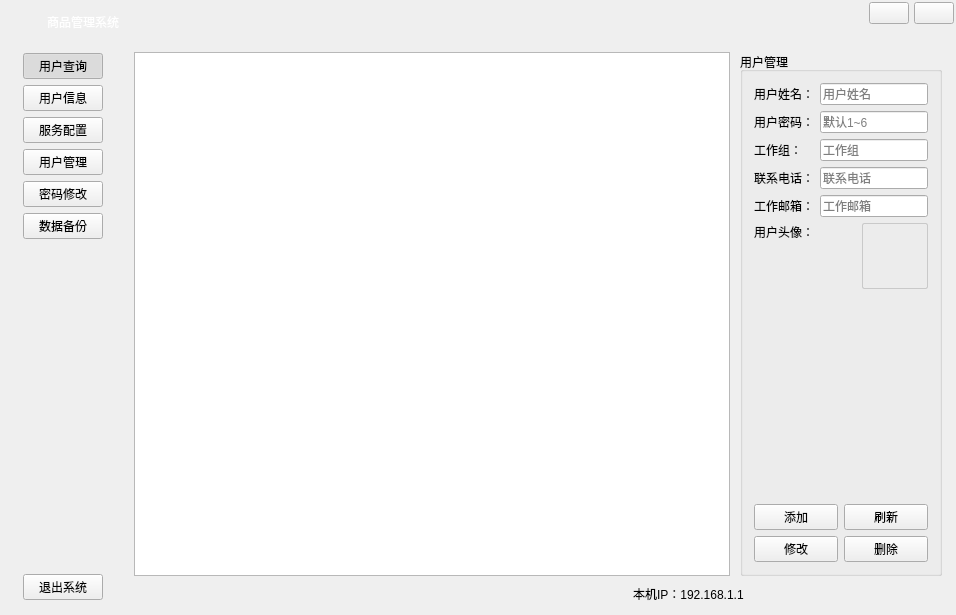
<?xml version="1.0" encoding="UTF-8"?>
<ui version="4.0">
 <class>MainWindow</class>
 <widget class="QWidget" name="MainWindow">
  <property name="geometry">
   <rect>
    <x>0</x>
    <y>0</y>
    <width>956</width>
    <height>615</height>
   </rect>
  </property>
  <property name="windowTitle">
   <string>局域网通信管理系统</string>
  </property>
  <property name="windowIcon">
   <iconset resource="images.qrc">
    <normaloff>:/resource/images/ic_app.png</normaloff>:/resource/images/ic_app.png</iconset>
  </property>
  <property name="styleSheet">
   <string notr="true"/>
  </property>
  <layout class="QVBoxLayout" name="verticalLayout">
   <property name="spacing">
    <number>0</number>
   </property>
   <property name="leftMargin">
    <number>2</number>
   </property>
   <property name="topMargin">
    <number>2</number>
   </property>
   <property name="rightMargin">
    <number>2</number>
   </property>
   <property name="bottomMargin">
    <number>2</number>
   </property>
   <item>
    <widget class="QWidget" name="widgetWinTitle" native="true">
     <property name="minimumSize">
      <size>
       <width>0</width>
       <height>40</height>
      </size>
     </property>
     <property name="maximumSize">
      <size>
       <width>16777215</width>
       <height>40</height>
      </size>
     </property>
     <layout class="QHBoxLayout" name="horizontalLayout_2" stretch="0,1,0,0">
      <property name="spacing">
       <number>5</number>
      </property>
      <property name="leftMargin">
       <number>10</number>
      </property>
      <property name="topMargin">
       <number>0</number>
      </property>
      <property name="rightMargin">
       <number>0</number>
      </property>
      <property name="bottomMargin">
       <number>0</number>
      </property>
      <item>
       <widget class="QLabel" name="labelWinIcon">
        <property name="minimumSize">
         <size>
          <width>30</width>
          <height>30</height>
         </size>
        </property>
        <property name="maximumSize">
         <size>
          <width>50</width>
          <height>50</height>
         </size>
        </property>
        <property name="text">
         <string/>
        </property>
        <property name="pixmap">
         <pixmap resource="images.qrc">:/resource/images/ic_app.png</pixmap>
        </property>
       </widget>
      </item>
      <item>
       <widget class="QLabel" name="labelWinTitle">
        <property name="styleSheet">
         <string notr="true">color: #FFFFFF;</string>
        </property>
        <property name="text">
         <string>商品管理系统</string>
        </property>
       </widget>
      </item>
      <item alignment="Qt::AlignTop">
       <widget class="QPushButton" name="btnWinMin">
        <property name="focusPolicy">
         <enum>Qt::NoFocus</enum>
        </property>
        <property name="text">
         <string/>
        </property>
        <property name="icon">
         <iconset resource="images.qrc">
          <normaloff>:/resource/common/ic_min.png</normaloff>:/resource/common/ic_min.png</iconset>
        </property>
       </widget>
      </item>
      <item alignment="Qt::AlignTop">
       <widget class="QPushButton" name="btnWinClose">
        <property name="focusPolicy">
         <enum>Qt::NoFocus</enum>
        </property>
        <property name="text">
         <string/>
        </property>
        <property name="icon">
         <iconset resource="images.qrc">
          <normaloff>:/resource/common/ic_close_white.png</normaloff>:/resource/common/ic_close_white.png</iconset>
        </property>
       </widget>
      </item>
     </layout>
    </widget>
   </item>
   <item>
    <widget class="QWidget" name="widgetBody" native="true">
     <layout class="QHBoxLayout" name="horizontalLayout">
      <property name="spacing">
       <number>0</number>
      </property>
      <property name="leftMargin">
       <number>0</number>
      </property>
      <property name="topMargin">
       <number>0</number>
      </property>
      <property name="rightMargin">
       <number>0</number>
      </property>
      <property name="bottomMargin">
       <number>0</number>
      </property>
      <item>
       <widget class="QStackedWidget" name="stackedWidgetMain">
        <property name="currentIndex">
         <number>1</number>
        </property>
        <widget class="QWidget" name="LoginWidget">
         <widget class="QWidget" name="widgetUser" native="true">
          <property name="geometry">
           <rect>
            <x>600</x>
            <y>160</y>
            <width>282</width>
            <height>147</height>
           </rect>
          </property>
          <property name="minimumSize">
           <size>
            <width>282</width>
            <height>147</height>
           </size>
          </property>
          <property name="maximumSize">
           <size>
            <width>282</width>
            <height>147</height>
           </size>
          </property>
          <widget class="QPushButton" name="btnExit">
           <property name="geometry">
            <rect>
             <x>36</x>
             <y>109</y>
             <width>75</width>
             <height>23</height>
            </rect>
           </property>
           <property name="focusPolicy">
            <enum>Qt::NoFocus</enum>
           </property>
           <property name="text">
            <string>退出</string>
           </property>
           <property name="icon">
            <iconset resource="images.qrc">
             <normaloff>:/resource/images/ic_cancel.png</normaloff>:/resource/images/ic_cancel.png</iconset>
           </property>
          </widget>
          <widget class="QPushButton" name="btnLogin">
           <property name="geometry">
            <rect>
             <x>173</x>
             <y>110</y>
             <width>75</width>
             <height>23</height>
            </rect>
           </property>
           <property name="focusPolicy">
            <enum>Qt::NoFocus</enum>
           </property>
           <property name="text">
            <string>登录</string>
           </property>
           <property name="icon">
            <iconset resource="images.qrc">
             <normaloff>:/resource/images/ic_ok.png</normaloff>:/resource/images/ic_ok.png</iconset>
           </property>
          </widget>
          <widget class="QLabel" name="label">
           <property name="geometry">
            <rect>
             <x>33</x>
             <y>22</y>
             <width>36</width>
             <height>16</height>
            </rect>
           </property>
           <property name="text">
            <string>用名：</string>
           </property>
          </widget>
          <widget class="QLabel" name="label_2">
           <property name="geometry">
            <rect>
             <x>33</x>
             <y>66</y>
             <width>36</width>
             <height>16</height>
            </rect>
           </property>
           <property name="text">
            <string>密码：</string>
           </property>
          </widget>
          <widget class="QLineEdit" name="lineEditUser">
           <property name="geometry">
            <rect>
             <x>78</x>
             <y>22</y>
             <width>171</width>
             <height>20</height>
            </rect>
           </property>
           <property name="text">
            <string>admin</string>
           </property>
          </widget>
          <widget class="QLineEdit" name="lineEditPasswd">
           <property name="geometry">
            <rect>
             <x>78</x>
             <y>66</y>
             <width>171</width>
             <height>20</height>
            </rect>
           </property>
           <property name="text">
            <string>123456</string>
           </property>
           <property name="echoMode">
            <enum>QLineEdit::Password</enum>
           </property>
          </widget>
         </widget>
        </widget>
        <widget class="QWidget" name="MainWidget">
         <layout class="QHBoxLayout" name="horizontalLayout_3" stretch="0,0">
          <property name="spacing">
           <number>0</number>
          </property>
          <property name="leftMargin">
           <number>10</number>
          </property>
          <property name="topMargin">
           <number>0</number>
          </property>
          <property name="rightMargin">
           <number>2</number>
          </property>
          <property name="bottomMargin">
           <number>2</number>
          </property>
          <item>
           <widget class="QWidget" name="widgetNav" native="true">
            <layout class="QVBoxLayout" name="verticalLayout_3">
             <item>
              <widget class="QPushButton" name="btnUserInfoPage">
               <property name="focusPolicy">
                <enum>Qt::NoFocus</enum>
               </property>
               <property name="text">
                <string>用户查询</string>
               </property>
               <property name="icon">
                <iconset resource="images.qrc">
                 <normaloff>:/resource/images/ic_find.png</normaloff>:/resource/images/ic_find.png</iconset>
               </property>
               <property name="iconSize">
                <size>
                 <width>24</width>
                 <height>24</height>
                </size>
               </property>
               <property name="checkable">
                <bool>true</bool>
               </property>
               <property name="checked">
                <bool>true</bool>
               </property>
              </widget>
             </item>
             <item>
              <widget class="QPushButton" name="btnScorePage">
               <property name="focusPolicy">
                <enum>Qt::NoFocus</enum>
               </property>
               <property name="text">
                <string>用户信息</string>
               </property>
               <property name="icon">
                <iconset resource="images.qrc">
                 <normaloff>:/resource/images/ic_goods.png</normaloff>:/resource/images/ic_goods.png</iconset>
               </property>
               <property name="iconSize">
                <size>
                 <width>24</width>
                 <height>24</height>
                </size>
               </property>
               <property name="checkable">
                <bool>true</bool>
               </property>
              </widget>
             </item>
             <item>
              <widget class="QPushButton" name="btnScoreInsertPage">
               <property name="focusPolicy">
                <enum>Qt::NoFocus</enum>
               </property>
               <property name="text">
                <string>服务配置</string>
               </property>
               <property name="icon">
                <iconset resource="images.qrc">
                 <normaloff>:/resource/images/ic_goods.png</normaloff>:/resource/images/ic_goods.png</iconset>
               </property>
               <property name="iconSize">
                <size>
                 <width>24</width>
                 <height>24</height>
                </size>
               </property>
               <property name="checkable">
                <bool>true</bool>
               </property>
              </widget>
             </item>
             <item>
              <widget class="QPushButton" name="btnUsersPage">
               <property name="focusPolicy">
                <enum>Qt::NoFocus</enum>
               </property>
               <property name="text">
                <string>用户管理</string>
               </property>
               <property name="icon">
                <iconset resource="images.qrc">
                 <normaloff>:/resource/images/if_users.png</normaloff>:/resource/images/if_users.png</iconset>
               </property>
               <property name="iconSize">
                <size>
                 <width>24</width>
                 <height>24</height>
                </size>
               </property>
               <property name="checkable">
                <bool>true</bool>
               </property>
              </widget>
             </item>
             <item>
              <widget class="QPushButton" name="btnPasswordPage">
               <property name="focusPolicy">
                <enum>Qt::NoFocus</enum>
               </property>
               <property name="text">
                <string>密码修改</string>
               </property>
               <property name="icon">
                <iconset resource="images.qrc">
                 <normaloff>:/resource/images/ic_key.png</normaloff>:/resource/images/ic_key.png</iconset>
               </property>
               <property name="iconSize">
                <size>
                 <width>24</width>
                 <height>24</height>
                </size>
               </property>
               <property name="checkable">
                <bool>true</bool>
               </property>
              </widget>
             </item>
             <item>
              <widget class="QPushButton" name="btnDataBackup">
               <property name="focusPolicy">
                <enum>Qt::NoFocus</enum>
               </property>
               <property name="text">
                <string>数据备份</string>
               </property>
               <property name="icon">
                <iconset resource="images.qrc">
                 <normaloff>:/resource/images/ic_backup.png</normaloff>:/resource/images/ic_backup.png</iconset>
               </property>
               <property name="iconSize">
                <size>
                 <width>24</width>
                 <height>24</height>
                </size>
               </property>
               <property name="checkable">
                <bool>true</bool>
               </property>
              </widget>
             </item>
             <item>
              <spacer name="verticalSpacer">
               <property name="orientation">
                <enum>Qt::Vertical</enum>
               </property>
               <property name="sizeHint" stdset="0">
                <size>
                 <width>20</width>
                 <height>330</height>
                </size>
               </property>
              </spacer>
             </item>
             <item>
              <widget class="QPushButton" name="btnQuit">
               <property name="focusPolicy">
                <enum>Qt::NoFocus</enum>
               </property>
               <property name="text">
                <string>退出系统</string>
               </property>
               <property name="icon">
                <iconset resource="images.qrc">
                 <normaloff>:/resource/images/ic_exit.png</normaloff>:/resource/images/ic_exit.png</iconset>
               </property>
               <property name="iconSize">
                <size>
                 <width>24</width>
                 <height>24</height>
                </size>
               </property>
              </widget>
             </item>
            </layout>
           </widget>
          </item>
          <item>
           <widget class="QWidget" name="widgetRight" native="true">
            <layout class="QVBoxLayout" name="verticalLayout_8">
             <property name="spacing">
              <number>0</number>
             </property>
             <property name="leftMargin">
              <number>0</number>
             </property>
             <property name="topMargin">
              <number>0</number>
             </property>
             <property name="rightMargin">
              <number>0</number>
             </property>
             <property name="bottomMargin">
              <number>0</number>
             </property>
             <item>
              <widget class="AnimationStackedWidget" name="stackedWidgetFunc">
               <property name="currentIndex">
                <number>3</number>
               </property>
               <widget class="QWidget" name="page">
                <layout class="QVBoxLayout" name="verticalLayout_11">
                 <item alignment="Qt::AlignLeft|Qt::AlignTop">
                  <widget class="QGroupBox" name="groupBox_2">
                   <property name="title">
                    <string>用户信息</string>
                   </property>
                   <layout class="QVBoxLayout" name="verticalLayout_4"/>
                  </widget>
                 </item>
                </layout>
               </widget>
               <widget class="QWidget" name="page_2">
                <layout class="QVBoxLayout" name="verticalLayout_5" stretch="0">
                 <property name="spacing">
                  <number>10</number>
                 </property>
                 <property name="leftMargin">
                  <number>10</number>
                 </property>
                 <property name="topMargin">
                  <number>10</number>
                 </property>
                 <property name="rightMargin">
                  <number>10</number>
                 </property>
                 <property name="bottomMargin">
                  <number>10</number>
                 </property>
                 <item>
                  <widget class="QTextBrowser" name="textBrowser"/>
                 </item>
                </layout>
               </widget>
               <widget class="QWidget" name="page_3">
                <layout class="QVBoxLayout" name="verticalLayout_9"/>
               </widget>
               <widget class="QWidget" name="page_4">
                <layout class="QHBoxLayout" name="horizontalLayout_6" stretch="0,1,0">
                 <property name="spacing">
                  <number>10</number>
                 </property>
                 <property name="leftMargin">
                  <number>10</number>
                 </property>
                 <property name="topMargin">
                  <number>10</number>
                 </property>
                 <property name="rightMargin">
                  <number>10</number>
                 </property>
                 <property name="bottomMargin">
                  <number>0</number>
                 </property>
                 <item>
                  <widget class="QWidget" name="widget_2" native="true"/>
                 </item>
                 <item>
                  <widget class="QTableView" name="tableViewUsers"/>
                 </item>
                 <item>
                  <widget class="QGroupBox" name="groupBox_5">
                   <property name="title">
                    <string>用户管理</string>
                   </property>
                   <layout class="QVBoxLayout" name="verticalLayout_7">
                    <item>
                     <layout class="QGridLayout" name="gridLayout_3">
                      <item row="1" column="1" colspan="2">
                       <widget class="QLineEdit" name="lineEditAddPasswd">
                        <property name="placeholderText">
                         <string>默认1~6</string>
                        </property>
                       </widget>
                      </item>
                      <item row="1" column="0">
                       <widget class="QLabel" name="label_12">
                        <property name="text">
                         <string>用户密码：</string>
                        </property>
                       </widget>
                      </item>
                      <item row="3" column="0">
                       <widget class="QLabel" name="label_14">
                        <property name="text">
                         <string>联系电话：</string>
                        </property>
                       </widget>
                      </item>
                      <item row="5" column="0" colspan="2">
                       <widget class="QLabel" name="label_10">
                        <property name="text">
                         <string>用户头像：</string>
                        </property>
                        <property name="alignment">
                         <set>Qt::AlignLeading|Qt::AlignLeft|Qt::AlignTop</set>
                        </property>
                       </widget>
                      </item>
                      <item row="2" column="0">
                       <widget class="QLabel" name="label_13">
                        <property name="text">
                         <string>工作组：</string>
                        </property>
                       </widget>
                      </item>
                      <item row="4" column="1" colspan="2">
                       <widget class="QLineEdit" name="lineEditUserEmail">
                        <property name="placeholderText">
                         <string>工作邮箱</string>
                        </property>
                       </widget>
                      </item>
                      <item row="5" column="2">
                       <widget class="QLabel" name="labelUserHead">
                        <property name="minimumSize">
                         <size>
                          <width>66</width>
                          <height>66</height>
                         </size>
                        </property>
                        <property name="maximumSize">
                         <size>
                          <width>66</width>
                          <height>66</height>
                         </size>
                        </property>
                        <property name="styleSheet">
                         <string notr="true">QLabel {
	border: 1px solid #C9C9C9;
	border-radius: 2px;
}</string>
                        </property>
                        <property name="text">
                         <string/>
                        </property>
                        <property name="pixmap">
                         <pixmap resource="images.qrc">:/resource/images/if_users.png</pixmap>
                        </property>
                        <property name="alignment">
                         <set>Qt::AlignCenter</set>
                        </property>
                       </widget>
                      </item>
                      <item row="3" column="1" colspan="2">
                       <widget class="QLineEdit" name="lineEditUserPhone">
                        <property name="placeholderText">
                         <string>联系电话</string>
                        </property>
                       </widget>
                      </item>
                      <item row="0" column="0">
                       <widget class="QLabel" name="label_11">
                        <property name="text">
                         <string>用户姓名：</string>
                        </property>
                       </widget>
                      </item>
                      <item row="2" column="1" colspan="2">
                       <widget class="QLineEdit" name="lineEditUserGroup">
                        <property name="placeholderText">
                         <string>工作组</string>
                        </property>
                       </widget>
                      </item>
                      <item row="0" column="1" colspan="2">
                       <widget class="QLineEdit" name="lineEditAddUser">
                        <property name="placeholderText">
                         <string>用户姓名</string>
                        </property>
                       </widget>
                      </item>
                      <item row="4" column="0">
                       <widget class="QLabel" name="label_18">
                        <property name="text">
                         <string>工作邮箱：</string>
                        </property>
                       </widget>
                      </item>
                     </layout>
                    </item>
                    <item>
                     <spacer name="verticalSpacer_3">
                      <property name="orientation">
                       <enum>Qt::Vertical</enum>
                      </property>
                      <property name="sizeHint" stdset="0">
                       <size>
                        <width>20</width>
                        <height>223</height>
                       </size>
                      </property>
                     </spacer>
                    </item>
                    <item>
                     <layout class="QGridLayout" name="gridLayout_2">
                      <item row="0" column="0">
                       <widget class="QPushButton" name="btnUserInsert">
                        <property name="focusPolicy">
                         <enum>Qt::NoFocus</enum>
                        </property>
                        <property name="text">
                         <string>添加</string>
                        </property>
                        <property name="icon">
                         <iconset resource="images.qrc">
                          <normaloff>:/resource/images/ic_add.png</normaloff>:/resource/images/ic_add.png</iconset>
                        </property>
                       </widget>
                      </item>
                      <item row="0" column="1">
                       <widget class="QPushButton" name="btnUserRefresh">
                        <property name="focusPolicy">
                         <enum>Qt::NoFocus</enum>
                        </property>
                        <property name="text">
                         <string>刷新</string>
                        </property>
                        <property name="icon">
                         <iconset resource="images.qrc">
                          <normaloff>:/resource/images/ic_refresh.png</normaloff>:/resource/images/ic_refresh.png</iconset>
                        </property>
                       </widget>
                      </item>
                      <item row="1" column="0">
                       <widget class="QPushButton" name="btnUserEdit">
                        <property name="focusPolicy">
                         <enum>Qt::NoFocus</enum>
                        </property>
                        <property name="text">
                         <string>修改</string>
                        </property>
                        <property name="icon">
                         <iconset resource="images.qrc">
                          <normaloff>:/resource/images/ic_edit.png</normaloff>:/resource/images/ic_edit.png</iconset>
                        </property>
                       </widget>
                      </item>
                      <item row="1" column="1">
                       <widget class="QPushButton" name="btnUserDelete">
                        <property name="focusPolicy">
                         <enum>Qt::NoFocus</enum>
                        </property>
                        <property name="text">
                         <string>删除</string>
                        </property>
                        <property name="icon">
                         <iconset resource="images.qrc">
                          <normaloff>:/resource/images/ic_delete.png</normaloff>:/resource/images/ic_delete.png</iconset>
                        </property>
                       </widget>
                      </item>
                     </layout>
                    </item>
                   </layout>
                  </widget>
                 </item>
                </layout>
               </widget>
               <widget class="QWidget" name="page_5">
                <widget class="QGroupBox" name="groupBox_6">
                 <property name="geometry">
                  <rect>
                   <x>180</x>
                   <y>170</y>
                   <width>351</width>
                   <height>251</height>
                  </rect>
                 </property>
                 <property name="title">
                  <string>修改密码</string>
                 </property>
                 <layout class="QVBoxLayout" name="verticalLayout_2">
                  <item>
                   <layout class="QFormLayout" name="formLayout_3">
                    <item row="0" column="0">
                     <widget class="QLabel" name="label_15">
                      <property name="text">
                       <string>旧密码：</string>
                      </property>
                     </widget>
                    </item>
                    <item row="0" column="1">
                     <widget class="QLineEdit" name="lineEditOldPasswd">
                      <property name="echoMode">
                       <enum>QLineEdit::Password</enum>
                      </property>
                     </widget>
                    </item>
                    <item row="1" column="0">
                     <widget class="QLabel" name="label_16">
                      <property name="text">
                       <string>新密码：</string>
                      </property>
                     </widget>
                    </item>
                    <item row="1" column="1">
                     <widget class="QLineEdit" name="lineEditNewPasswd">
                      <property name="echoMode">
                       <enum>QLineEdit::Password</enum>
                      </property>
                     </widget>
                    </item>
                    <item row="2" column="0">
                     <widget class="QLabel" name="label_17">
                      <property name="text">
                       <string>新密码：</string>
                      </property>
                     </widget>
                    </item>
                    <item row="2" column="1">
                     <widget class="QLineEdit" name="lineEditNewPasswd2">
                      <property name="echoMode">
                       <enum>QLineEdit::Password</enum>
                      </property>
                     </widget>
                    </item>
                   </layout>
                  </item>
                  <item>
                   <spacer name="verticalSpacer_5">
                    <property name="orientation">
                     <enum>Qt::Vertical</enum>
                    </property>
                    <property name="sizeHint" stdset="0">
                     <size>
                      <width>20</width>
                      <height>50</height>
                     </size>
                    </property>
                   </spacer>
                  </item>
                  <item>
                   <layout class="QHBoxLayout" name="horizontalLayout_8">
                    <item>
                     <spacer name="horizontalSpacer_4">
                      <property name="orientation">
                       <enum>Qt::Horizontal</enum>
                      </property>
                      <property name="sizeHint" stdset="0">
                       <size>
                        <width>37</width>
                        <height>17</height>
                       </size>
                      </property>
                     </spacer>
                    </item>
                    <item>
                     <widget class="QPushButton" name="btnPasswdChange">
                      <property name="minimumSize">
                       <size>
                        <width>150</width>
                        <height>30</height>
                       </size>
                      </property>
                      <property name="focusPolicy">
                       <enum>Qt::NoFocus</enum>
                      </property>
                      <property name="text">
                       <string>修改</string>
                      </property>
                      <property name="icon">
                       <iconset resource="images.qrc">
                        <normaloff>:/resource/images/ic_ok.png</normaloff>:/resource/images/ic_ok.png</iconset>
                      </property>
                     </widget>
                    </item>
                    <item>
                     <spacer name="horizontalSpacer_3">
                      <property name="orientation">
                       <enum>Qt::Horizontal</enum>
                      </property>
                      <property name="sizeHint" stdset="0">
                       <size>
                        <width>40</width>
                        <height>20</height>
                       </size>
                      </property>
                     </spacer>
                    </item>
                   </layout>
                  </item>
                  <item>
                   <spacer name="verticalSpacer_4">
                    <property name="orientation">
                     <enum>Qt::Vertical</enum>
                    </property>
                    <property name="sizeHint" stdset="0">
                     <size>
                      <width>20</width>
                      <height>45</height>
                     </size>
                    </property>
                   </spacer>
                  </item>
                 </layout>
                </widget>
               </widget>
               <widget class="QWidget" name="page_6">
                <layout class="QVBoxLayout" name="verticalLayout_6">
                 <item>
                  <widget class="QGroupBox" name="groupBox">
                   <property name="title">
                    <string/>
                   </property>
                   <layout class="QVBoxLayout" name="verticalLayout_10">
                    <item>
                     <layout class="QHBoxLayout" name="horizontalLayout_14">
                      <item>
                       <widget class="QLabel" name="label_6">
                        <property name="text">
                         <string>备份目录：</string>
                        </property>
                       </widget>
                      </item>
                      <item>
                       <widget class="QLineEdit" name="lineEditBackup">
                        <property name="minimumSize">
                         <size>
                          <width>350</width>
                          <height>0</height>
                         </size>
                        </property>
                        <property name="readOnly">
                         <bool>true</bool>
                        </property>
                       </widget>
                      </item>
                      <item>
                       <widget class="QToolButton" name="toolButton">
                        <property name="text">
                         <string>...</string>
                        </property>
                       </widget>
                      </item>
                      <item>
                       <spacer name="horizontalSpacer_5">
                        <property name="orientation">
                         <enum>Qt::Horizontal</enum>
                        </property>
                        <property name="sizeHint" stdset="0">
                         <size>
                          <width>40</width>
                          <height>20</height>
                         </size>
                        </property>
                       </spacer>
                      </item>
                      <item>
                       <widget class="QPushButton" name="btnBackup">
                        <property name="text">
                         <string>备份</string>
                        </property>
                        <property name="icon">
                         <iconset resource="images.qrc">
                          <normaloff>:/resource/images/ic_data_backup.png</normaloff>:/resource/images/ic_data_backup.png</iconset>
                        </property>
                        <property name="iconSize">
                         <size>
                          <width>24</width>
                          <height>24</height>
                         </size>
                        </property>
                       </widget>
                      </item>
                      <item>
                       <widget class="QPushButton" name="btnDataUdo">
                        <property name="text">
                         <string>还原</string>
                        </property>
                        <property name="icon">
                         <iconset resource="images.qrc">
                          <normaloff>:/resource/images/ic_data_udo.png</normaloff>:/resource/images/ic_data_udo.png</iconset>
                        </property>
                        <property name="iconSize">
                         <size>
                          <width>24</width>
                          <height>24</height>
                         </size>
                        </property>
                       </widget>
                      </item>
                     </layout>
                    </item>
                    <item>
                     <spacer name="verticalSpacer_2">
                      <property name="orientation">
                       <enum>Qt::Vertical</enum>
                      </property>
                      <property name="sizeHint" stdset="0">
                       <size>
                        <width>20</width>
                        <height>490</height>
                       </size>
                      </property>
                     </spacer>
                    </item>
                   </layout>
                  </widget>
                 </item>
                </layout>
               </widget>
              </widget>
             </item>
             <item>
              <widget class="QWidget" name="widgetStatus" native="true">
               <property name="minimumSize">
                <size>
                 <width>0</width>
                 <height>35</height>
                </size>
               </property>
               <layout class="QHBoxLayout" name="horizontalLayout_5" stretch="1,0,0">
                <property name="leftMargin">
                 <number>2</number>
                </property>
                <property name="topMargin">
                 <number>2</number>
                </property>
                <property name="rightMargin">
                 <number>2</number>
                </property>
                <property name="bottomMargin">
                 <number>2</number>
                </property>
                <item>
                 <widget class="QWidget" name="widget" native="true"/>
                </item>
                <item>
                 <widget class="QLabel" name="labelHostAddr">
                  <property name="text">
                   <string>本机IP：192.168.1.1</string>
                  </property>
                 </widget>
                </item>
                <item>
                 <widget class="QLabel" name="labelSystemTime">
                  <property name="minimumSize">
                   <size>
                    <width>200</width>
                    <height>0</height>
                   </size>
                  </property>
                  <property name="text">
                   <string/>
                  </property>
                  <property name="alignment">
                   <set>Qt::AlignCenter</set>
                  </property>
                 </widget>
                </item>
               </layout>
              </widget>
             </item>
            </layout>
           </widget>
          </item>
         </layout>
        </widget>
       </widget>
      </item>
     </layout>
    </widget>
   </item>
  </layout>
 </widget>
 <layoutdefault spacing="6" margin="11"/>
 <customwidgets>
  <customwidget>
   <class>AnimationStackedWidget</class>
   <extends>QStackedWidget</extends>
   <header>animationstackedwidget.h</header>
   <container>1</container>
  </customwidget>
 </customwidgets>
 <tabstops>
  <tabstop>lineEditUser</tabstop>
  <tabstop>lineEditPasswd</tabstop>
 </tabstops>
 <resources>
  <include location="images.qrc"/>
 </resources>
 <connections/>
</ui>
